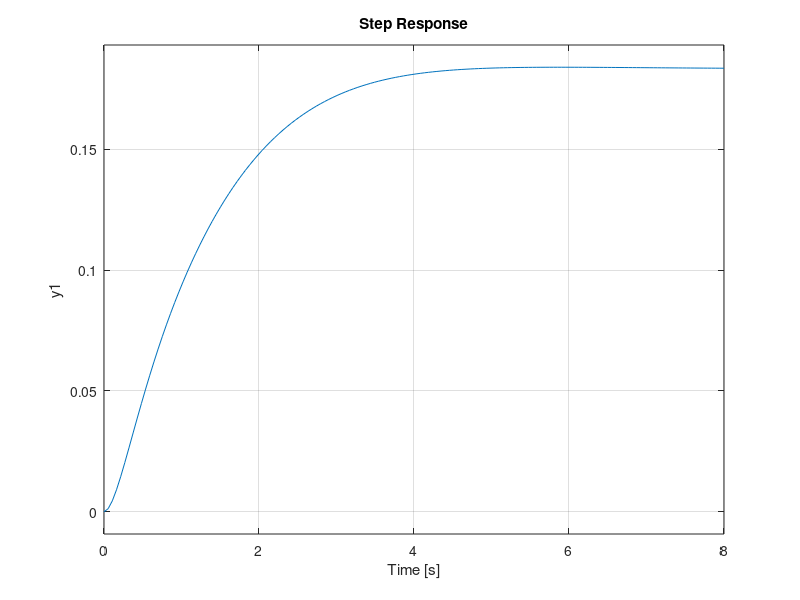

Recreate this plot in MATLAB.

G1 = tf([1],[1 1]);

G2 = tf([1],[1 4]);

G3 = tf([1 3],[1 5]);

G12 = series(G1,G2);


G12P3 = parallel(G12,G3);

A = series(G12,G12P3);

G1P2 = parallel(G1,G2);

B = series(G1P2,G3);

final = feedback(A,B)

step(final);